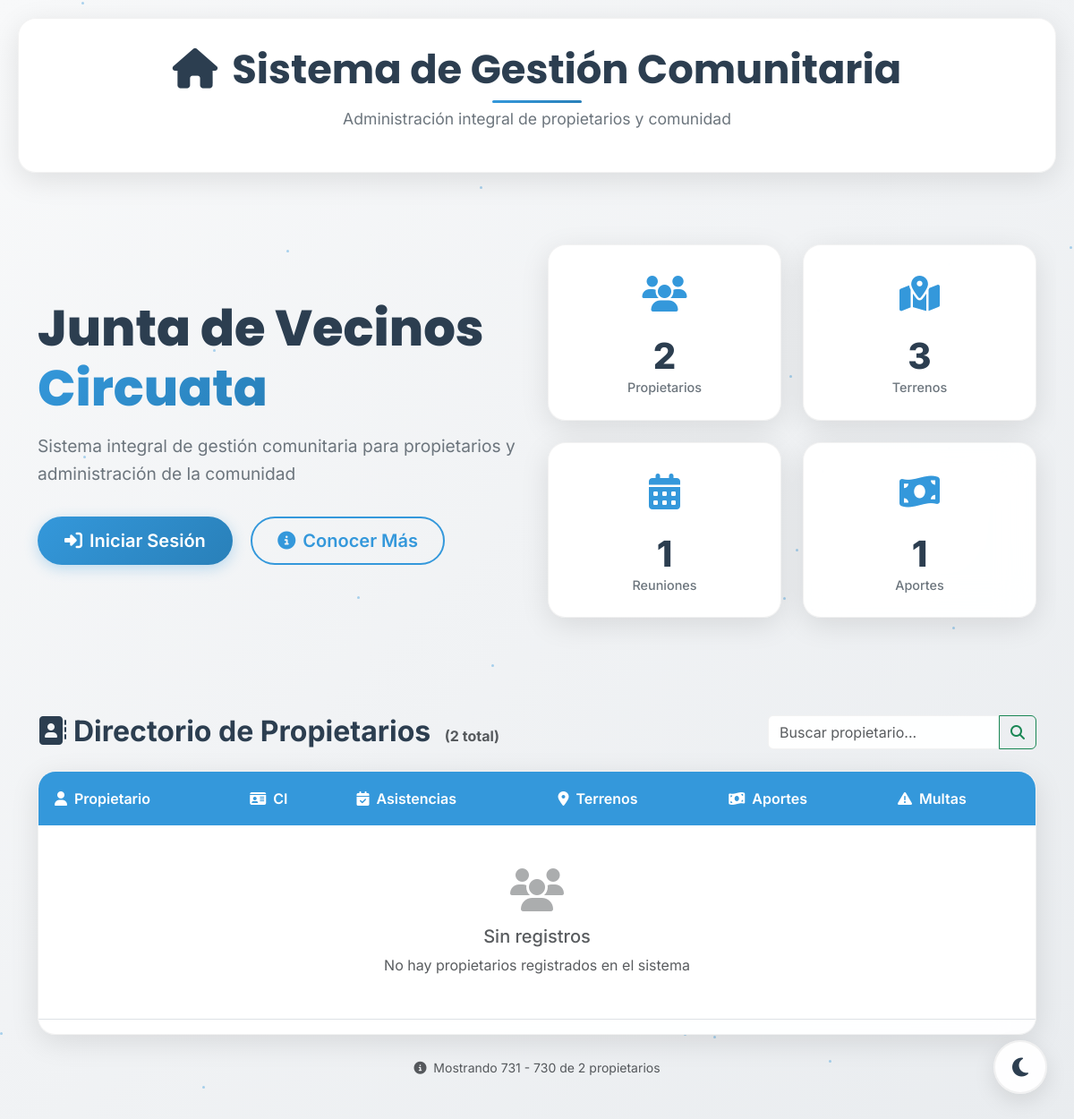
The app's page /?page=74&search=, older data.
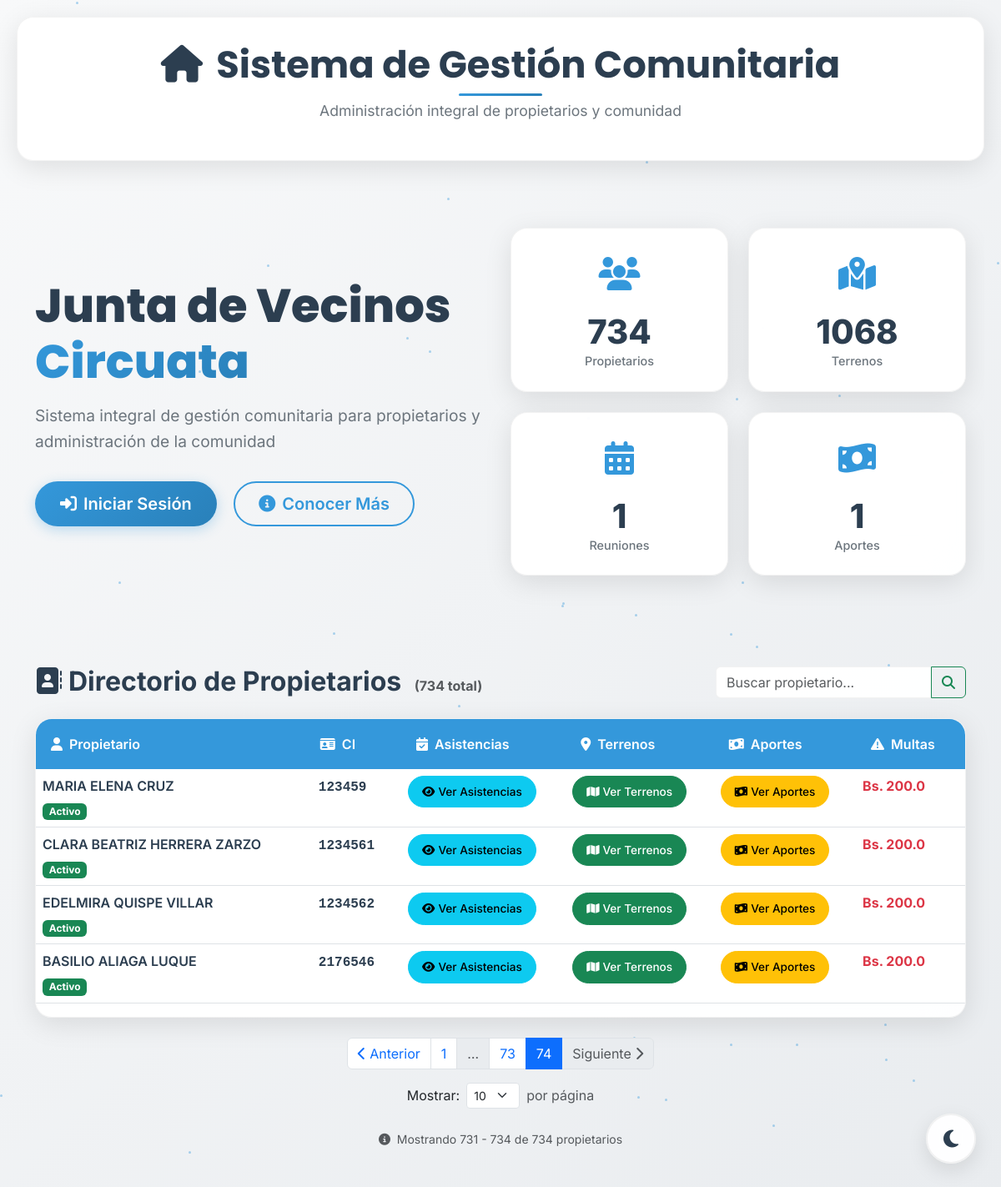
The same page, newer data.
### models/duenio_model.py (models this page shows, shortened)
class Duenio(db.Model):
    __tablename__ = "Duenio"
    id = db.Column(db.Integer, primary_key=True)
    nombre = db.Column(db.String(50), nullable=False)
    paterno = db.Column(db.String(50), nullable=True)
    materno = db.Column(db.String(50), nullable=True)
    ci = db.Column(db.String(20), unique=True, nullable=False)
    multas = db.relationship('Multa', backref='duenio', lazy=True)  # Relación con la tabla Multa

### models/multa_model.py (models this page shows, shortened)
class Multa(db.Model):
    __tablename__ = "Multa"
    multa_id = db.Column(db.Integer, primary_key=True)
    duenio_id = db.Column(db.Integer, db.ForeignKey('Duenio.id', ondelete='CASCADE'), nullable=False)
    cuota_id = db.Column(db.Integer, db.ForeignKey('Cuota.cuota_id', ondelete='SET NULL'), nullable=True)
    reunion_id = db.Column(db.Integer, db.ForeignKey('Reunion.id', ondelete='SET NULL'), nullable=True)
    monto = db.Column(db.Float, nullable=False)
    fecha = db.Column(db.Date, nullable=False, default=datetime.utcnow().date)
    tipo = db.Column(db.String(20), nullable=False)
    descripcion = db.Column(db.Text, nullable=True)

### controllers/user_controller.py (the view, shortened to what this page needs)
@user_bp.route('/')
def index():
    duenos_count = Duenio.query.count()
    terrenos_count = Terreno.query.count()
    reuniones_count = Reunion.query.count()
    cuotas_titulos = Cuota.query.with_entities(Cuota.titulo).distinct().all()
    cuotas_count = len(cuotas_titulos)
    page = request.args.get('page', 1, type=int)
    per_page = request.args.get('per_page', 10, type=int)  # Solo 10 por defecto
    search = request.args.get('search', '', type=str)
    query = Duenio.query
    duenos_paginated = query.paginate(
        page=page,
        per_page=per_page,
        error_out=False
    )
    def multas(multas_list):
        return sum(multa.monto for multa in multas_list)
    return render_template('index.html',
                         duenos_count=duenos_count,
                         terrenos_count=terrenos_count,
                         reuniones_count=reuniones_count,
                         cuotas_count=cuotas_count,
                         duenos_paginated=duenos_paginated,
                         search=search,
                         multas=multas)

### templates/index.html (shortened to what the changed rows need)
{% extends 'base.html' %}
{% block content %}
<div class="hero-section mb-5">
    <div class="container">
        <div class="row align-items-center">
            <div class="col-lg-6">
                <div class="hero-content">
                    <h1 class="hero-title">Junta de Vecinos<br><span class="text-gradient">Circuata</span></h1>
                </div>
            </div>
            <div class="col-lg-6">
                <div class="hero-stats">
                    <div class="row g-4">
                        <div class="col-6">
                            <div class="stat-card glass-card">
                                <div class="stat-content">
                                    <h3 class="stat-number">{{ duenos_count if duenos_count else '0' }}</h3>
                                    <p class="stat-label">Propietarios</p>
                                </div>
                            </div>
                        </div>
                        <div class="col-6">
                            <div class="stat-card glass-card">
                                <div class="stat-content">
                                    <h3 class="stat-number">{{ terrenos_count if terrenos_count else '0' }}</h3>
                                    <p class="stat-label">Terrenos</p>
                                </div>
                            </div>
                        </div>
                    </div>
                </div>
            </div>
        </div>
    </div>
</div>
<div class="directory-section mb-5">
    <div class="container">
        <div class="section-header d-flex justify-content-between align-items-center mb-4">
            <h2 class="section-title mb-0">
                <i class="fas fa-address-book me-2"></i>Directorio de Propietarios
                <small class="text-muted fs-6 ms-2">({{ duenos_paginated.total if duenos_paginated else 0 }} total)</small>
            </h2>
        </div>
        <div class="directory-table glass-card">
            <div class="table-responsive">
                <table class="table table-hover" id="propietariosTable">
                    <thead class="table-header">
                        <tr>
                            <th><i class="fas fa-user me-2"></i>Propietario</th>
                            <th><i class="fas fa-id-card me-2"></i>CI</th>
                            <th><i class="fas fa-calendar-check me-2"></i>Asistencias</th>
                            <th><i class="fas fa-map-marker-alt me-2"></i>Terrenos</th>
                            <th><i class="fas fa-money-bill-wave me-2"></i>Aportes</th>
                            <th><i class="fas fa-exclamation-triangle me-2"></i>Multas</th>
                        </tr>
                    </thead>
                    <tbody>
                        {% for dueno in duenos_paginated.items %}
                        <tr class="propietario-row">
                            <td class="propietario-info">
                                <div class="propietario-details">
                                    <div class="propietario-name">{{ dueno.nombre }} {{ dueno.paterno or '' }} {{ dueno.materno or '' }}</div>
                                    <div class="propietario-status">
                                        <span class="badge bg-success">Activo</span>
                                    </div>
                                </div>
                            </td>
                            <td class="ci-info">
                                <span class="ci-number">{{ dueno.ci }}</span>
                            </td>
                            <td>
                                <button type="button" class="btn btn-info btn-sm action-btn btn-asistencias"
                                        data-dueno-id="{{ dueno.id }}"
                                        data-dueno-nombre="{{ dueno.nombre }} {{ dueno.paterno or '' }} {{ dueno.materno or '' }}">
                                    <i class="fas fa-eye me-1"></i>Ver Asistencias
                                </button>
                            </td>
                            <td>
                                <button type="button" class="btn btn-success btn-sm action-btn btn-terrenos"
                                        data-dueno-id="{{ dueno.id }}"
                                        data-dueno-nombre="{{ dueno.nombre }} {{ dueno.paterno or '' }} {{ dueno.materno or '' }}">
                                    <i class="fas fa-map me-1"></i>Ver Terrenos
                                </button>
                            </td>
                            <td>
                                <button type="button" class="btn btn-warning btn-sm action-btn btn-cuotas"
                                        data-dueno-id="{{ dueno.id }}"
                                        data-dueno-nombre="{{ dueno.nombre }} {{ dueno.paterno or '' }} {{ dueno.materno or '' }}">
                                    <i class="fas fa-money-bill-wave me-1"></i>Ver Aportes
                                </button>
                            </td>
                            <td>
                                <div class="multas-info">
                                    <span class="text-danger fw-bold">Bs. {{ multas(dueno.multas) }}</span>
                                </div>
                            </td>
                        </tr>
                        {% else %}
                        <tr>
                            <td colspan="6" class="text-center text-muted py-5">
                                <div class="d-flex flex-column align-items-center">
                                    <i class="fas fa-users fa-3x mb-3 text-muted opacity-50"></i>
                                    <h5 class="text-muted">Sin registros</h5>
                                    <p class="mb-0">
                                        {% if search %}
                                            No se encontraron propietarios que coincidan con "{{ search }}"
                                        {% else %}
                                            No hay propietarios registrados en el sistema
                                        {% endif %}
                                    </p>
                                </div>
                            </td>
                        </tr>
                        {% endfor %}
                    </tbody>
                </table>
            </div>
        </div>
        {% if duenos_paginated and duenos_paginated.pages > 1 %}
        <nav aria-label="Navegación de páginas" class="mt-4">
            <ul class="pagination justify-content-center">
                {% if duenos_paginated.has_prev %}
                <li class="page-item">
                    <a class="page-link" href="{{ url_for('user.index', page=duenos_paginated.prev_num, search=search) }}">
                        <i class="fas fa-chevron-left"></i> Anterior
                    </a>
                </li>
                {% else %}
                <li class="page-item disabled">
                    <span class="page-link"><i class="fas fa-chevron-left"></i> Anterior</span>
                </li>
                {% endif %}
                {% for page_num in duenos_paginated.iter_pages(left_edge=1, right_edge=1, left_current=1, right_current=2) %}
                    {% if page_num %}
                        {% if page_num != duenos_paginated.page %}
                        <li class="page-item">
                            <a class="page-link" href="{{ url_for('user.index', page=page_num, search=search) }}">{{ page_num }}</a>
                        </li>
                        {% else %}
                        <li class="page-item active">
                            <span class="page-link">{{ page_num }}</span>
                        </li>
                        {% endif %}
                    {% else %}
                    <li class="page-item disabled">
                        <span class="page-link">…</span>
                    </li>
                    {% endif %}
                {% endfor %}
                {% if duenos_paginated.has_next %}
                <li class="page-item">
                    <a class="page-link" href="{{ url_for('user.index', page=duenos_paginated.next_num, search=search) }}">
                        Siguiente <i class="fas fa-chevron-right"></i>
                    </a>
                </li>
                {% else %}
                <li class="page-item disabled">
                    <span class="page-link">Siguiente <i class="fas fa-chevron-right"></i></span>
                </li>
                {% endif %}
            </ul>
            <div class="d-flex justify-content-center mt-3">
                <form method="GET" action="{{ url_for('user.index') }}" class="d-flex align-items-center">
                    <label class="form-label mb-0 me-2">Mostrar:</label>
                    <select name="per_page" class="form-select form-select-sm me-2" style="width: auto;" onchange="this.form.submit()">
                        <option value="10" {% if request.args.get('per_page', '10') == '10' %}selected{% endif %}>10</option>
                    </select>
                    <span class="text-muted">por página</span>
                </form>
            </div>
        </nav>
        {% endif %}
        <div class="text-center mt-4">
            <small class="text-muted">
                <i class="fas fa-info-circle me-1"></i>
                Mostrando {{ duenos_paginated.per_page * (duenos_paginated.page - 1) + 1 }}
                - {{ duenos_paginated.per_page * (duenos_paginated.page - 1) + duenos_paginated.items|length }}
                de {{ duenos_paginated.total }} propietarios
            </small>
        </div>
    </div>
</div>
{% set duenos_unicos_modales = {} %}
{% endblock %}

Row changes from the older to the newer data that the page shows:
added Duenio: nombre "MARIA ELENA", paterno "CRUZ", ci "123459"
added Multa: monto.monto "200.0"
added Duenio: nombre "CLARA BEATRIZ", paterno "HERRERA", materno "ZARZO", ci "1234561"
added Multa: monto.monto "200.0"
added Duenio: nombre "EDELMIRA", paterno "QUISPE", materno "VILLAR", ci "1234562"
added Multa: monto.monto "200.0"
added Duenio: nombre "BASILIO", paterno "ALIAGA", materno "LUQUE", ci "2176546"
added Multa: monto.monto "200.0"
Text that changed along with them:
{{ duenos_count if duenos_count else '0' }}: "2" → "734"
{{ terrenos_count if terrenos_count else '0' }}: "3" → "1068"
{{ duenos_paginated.total if duenos_paginated else 0 }}: "2" → "734"
form field per_page: (not shown) → "10"
{{ duenos_paginated.total }}: "2" → "734"
text no longer shown: "730 Sin registros No hay propietarios registrados en el sistema"
text now shown: "Anterior Siguiente Mostrar: por página 734"
new list line: "1"
new list line: "73"
new list line: "74"
